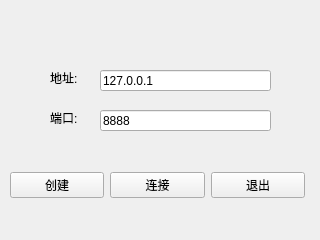
<?xml version="1.0" encoding="UTF-8"?>
<ui version="4.0">
 <class>NetWork</class>
 <widget class="QWidget" name="NetWork">
  <property name="geometry">
   <rect>
    <x>0</x>
    <y>0</y>
    <width>320</width>
    <height>240</height>
   </rect>
  </property>
  <property name="windowTitle">
   <string>Form</string>
  </property>
  <widget class="QLabel" name="label">
   <property name="geometry">
    <rect>
     <x>50</x>
     <y>70</y>
     <width>72</width>
     <height>15</height>
    </rect>
   </property>
   <property name="text">
    <string>地址:</string>
   </property>
  </widget>
  <widget class="QLabel" name="label_2">
   <property name="geometry">
    <rect>
     <x>50</x>
     <y>110</y>
     <width>72</width>
     <height>15</height>
    </rect>
   </property>
   <property name="text">
    <string>端口:</string>
   </property>
  </widget>
  <widget class="QLineEdit" name="address">
   <property name="geometry">
    <rect>
     <x>100</x>
     <y>70</y>
     <width>171</width>
     <height>21</height>
    </rect>
   </property>
   <property name="text">
    <string>127.0.0.1</string>
   </property>
  </widget>
  <widget class="QLineEdit" name="port">
   <property name="geometry">
    <rect>
     <x>100</x>
     <y>110</y>
     <width>171</width>
     <height>21</height>
    </rect>
   </property>
   <property name="text">
    <string>8888</string>
   </property>
  </widget>
  <widget class="QWidget" name="">
   <property name="geometry">
    <rect>
     <x>10</x>
     <y>170</y>
     <width>295</width>
     <height>30</height>
    </rect>
   </property>
   <layout class="QHBoxLayout" name="horizontalLayout">
    <item>
     <widget class="QPushButton" name="create">
      <property name="text">
       <string>创建</string>
      </property>
     </widget>
    </item>
    <item>
     <widget class="QPushButton" name="connect">
      <property name="text">
       <string>连接</string>
      </property>
     </widget>
    </item>
    <item>
     <widget class="QPushButton" name="exit">
      <property name="text">
       <string>退出</string>
      </property>
     </widget>
    </item>
   </layout>
  </widget>
 </widget>
 <resources/>
 <connections/>
</ui>
